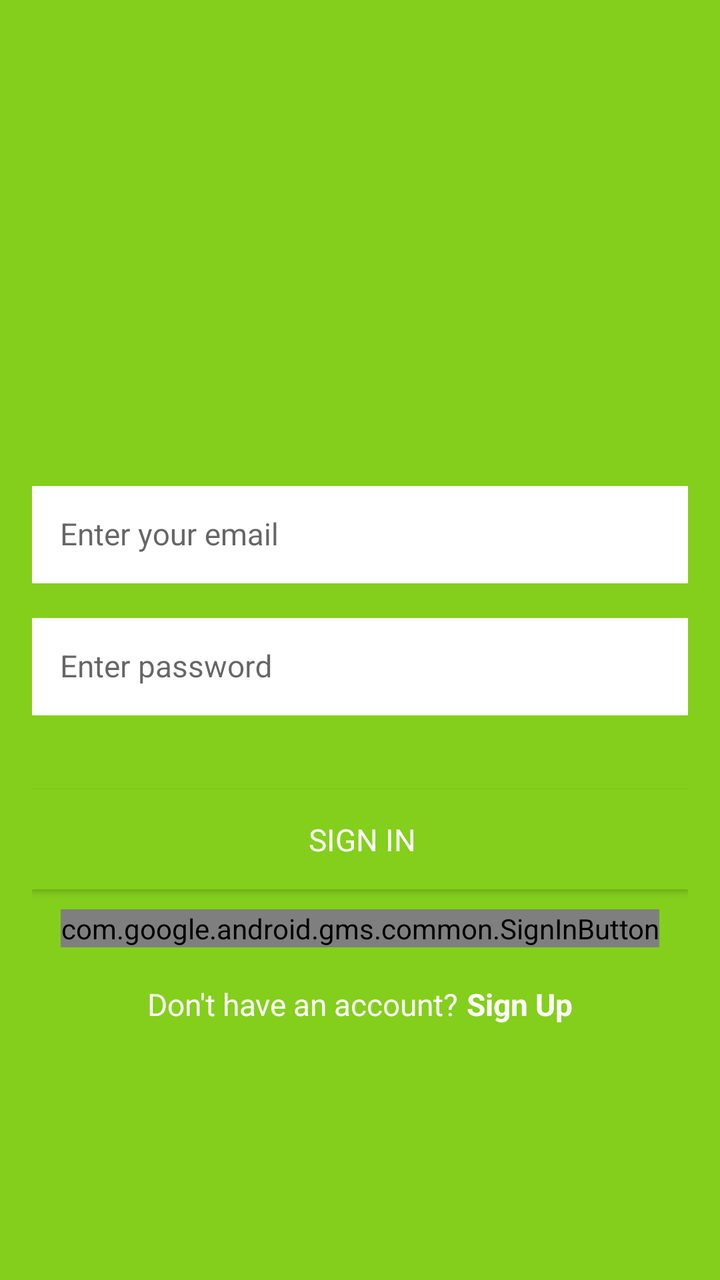
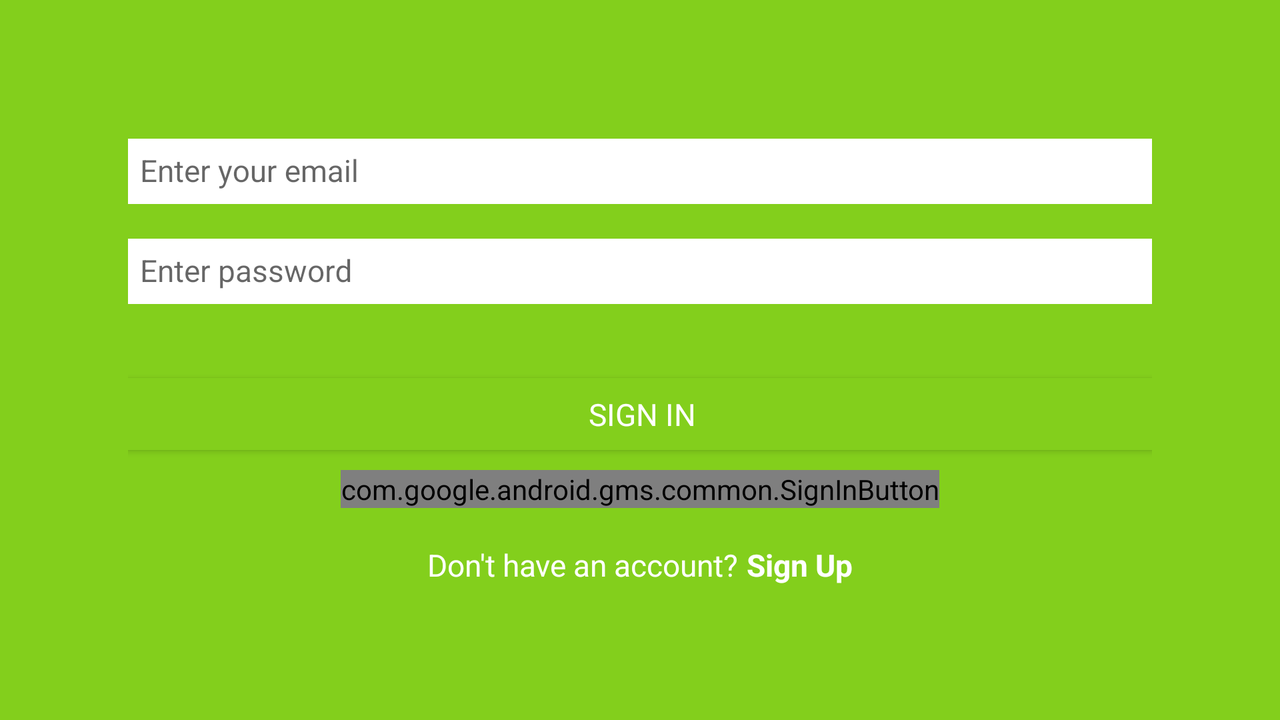

The same Android screen from two of the app's own layout files: first res/layout/ as a phone draws it, then the repository's variant for another configuration, drawn on a device whose configuration selects that folder. Both files follow.
<!-- AndroidManifest.xml: application theme AppTheme -->
<!-- res/layout/activity_login.xml -->
<ScrollView xmlns:android="http://schemas.android.com/apk/res/android"
    xmlns:app="http://schemas.android.com/apk/res-auto"
    xmlns:tools="http://schemas.android.com/tools"
    android:layout_width="match_parent"
    android:layout_height="match_parent"
    android:fillViewport="true"
    tools:context=".ui.login.LoginActivity">

    <LinearLayout
        android:id="@+id/linear_layout_login_activity"
        android:layout_width="match_parent"
        android:layout_height="wrap_content"
        android:gravity="center"
        android:orientation="vertical"
        android:paddingBottom="@dimen/activity_vertical_margin"
        android:paddingLeft="@dimen/activity_horizontal_margin"
        android:paddingRight="@dimen/activity_horizontal_margin"
        android:paddingTop="@dimen/activity_vertical_margin">

        <LinearLayout
            android:layout_width="0px"
            android:layout_height="0px"
            android:focusable="true"
            android:focusableInTouchMode="true" />

        <ImageView
            android:id="@+id/iv_logo_image"
            android:layout_width="@dimen/logo_image_size"
            android:layout_height="@dimen/logo_image_size"
            android:layout_marginBottom="@dimen/lists_title_bottom_margin"
            android:contentDescription="@string/image_view_logo_image"
            android:src="@drawable/ic_shopping_list" />

        <android.support.design.widget.TextInputLayout
            android:id="@+id/til_email"
            android:layout_width="match_parent"
            android:layout_height="wrap_content"
            android:layout_marginBottom="@dimen/lists_title_bottom_margin"
            app:hintTextAppearance="@style/HintText">

            <EditText
                android:id="@+id/edit_text_email"
                android:layout_width="match_parent"
                android:layout_height="wrap_content"
                android:background="@android:color/white"
                android:hint="@string/hint_enter_email"
                android:inputType="textEmailAddress"
                android:nextFocusDown="@+id/edit_text_password"
                android:padding="@dimen/edit_text_padding"
                android:textColor="@color/black"
                android:textColorHint="@color/dark_grey"
                android:textSize="@dimen/login_buttons_text_size" />
        </android.support.design.widget.TextInputLayout>

        <android.support.design.widget.TextInputLayout
            android:id="@+id/til_password"
            android:layout_width="match_parent"
            android:layout_height="wrap_content"
            android:layout_marginBottom="@dimen/margin_normal"
            app:hintTextAppearance="@style/HintText">

            <EditText
                android:id="@+id/edit_text_password"
                android:layout_width="match_parent"
                android:layout_height="wrap_content"
                android:background="@android:color/white"
                android:hint="@string/hint_enter_password"
                android:imeOptions="actionDone"
                android:inputType="textPassword"
                android:padding="@dimen/edit_text_padding"
                android:textColor="@color/black"
                android:textColorHint="@color/dark_grey"
                android:textSize="@dimen/login_buttons_text_size" />
        </android.support.design.widget.TextInputLayout>

        <Button
            android:id="@+id/login_with_password"
            style="@style/Widget.Udacity.Button.Login"
            android:layout_width="match_parent"
            android:layout_height="@dimen/input_field_height"
            android:layout_marginBottom="@dimen/lv_header_text_size"
            android:background="@color/colorPrimary"
            android:onClick="onSignInPressed"
            android:text="@string/button_signin_with_password"
            android:textColor="@android:color/white" />

        <com.google.android.gms.common.SignInButton
            android:id="@+id/login_with_google"
            android:layout_width="wrap_content"
            android:layout_height="wrap_content" />

        <LinearLayout
            android:layout_width="match_parent"
            android:layout_height="wrap_content"
            android:layout_marginTop="@dimen/margin_small"
            android:gravity="center"
            android:orientation="horizontal">

            <TextView
                android:id="@+id/tv_dont_have_account"
                style="@style/LoginCreateText"
                android:layout_width="wrap_content"
                android:layout_height="wrap_content"
                android:text="@string/text_dont_have_account" />

            <TextView
                android:id="@+id/tv_sign_up"
                style="@style/LoginCreateTextButton"
                android:layout_width="wrap_content"
                android:layout_height="wrap_content"
                android:onClick="onSignUpPressed"
                android:text="@string/button_create_account" />
        </LinearLayout>
    </LinearLayout>

</ScrollView>
<!-- resources referenced by this layout -->
<resources>
  <color name="black">#616161</color>
  <color name="colorPrimary">#83CF1C</color>
  <color name="dark_grey">#AEAEAE</color>
  <dimen name="activity_horizontal_margin">16dp</dimen>
  <dimen name="activity_vertical_margin">16dp</dimen>
  <dimen name="edit_text_padding">14dp</dimen>
  <dimen name="input_field_height">50dp</dimen>
  <dimen name="lists_title_bottom_margin">13dp</dimen>
  <dimen name="login_buttons_text_size">15.3sp</dimen>
  <dimen name="logo_image_size">100dp</dimen>
  <dimen name="lv_header_text_size">10sp</dimen>
  <dimen name="margin_normal">37dp</dimen>
  <dimen name="margin_small">16dp</dimen>
  <string name="button_create_account">Sign Up</string>
  <string name="button_signin_with_password">SIGN IN</string>
  <string name="hint_enter_email">Enter your email</string>
  <string name="hint_enter_password">Enter password</string>
  <string name="image_view_logo_image">Logo Image</string>
  <string name="text_dont_have_account">Don\'t have an account?</string>
  <style name="HintText">
          <item name="android:textSize">0dp</item>
      </style>
  <style name="LoginCreateText">
          <item name="android:textSize">@dimen/login_buttons_text_size</item>
          <item name="android:textColor">@android:color/white</item>
          <item name="android:layout_margin">2dp</item>
      </style>
  <style name="LoginCreateTextButton">
          <item name="android:textSize">@dimen/login_buttons_text_size</item>
          <item name="android:textStyle">bold</item>
          <item name="android:textColor">@android:color/white</item>
          <item name="android:layout_margin">2dp</item>
          <item name="android:clickable">true</item>
      </style>
  <style name="Widget.Udacity.Button.Login" parent="android:Widget.Button">
          <item name="android:paddingLeft">18dp</item>
          <item name="android:paddingRight">16dp</item>
          <item name="android:textSize">@dimen/login_buttons_text_size</item>
          <item name="android:layout_gravity">center</item>
      </style>
  <style name="AppTheme" parent="AppTheme.Base">
      </style>
  <style name="AppTheme.Base" parent="Theme.AppCompat.Light.NoActionBar">
          <item name="colorPrimary">@color/colorPrimary</item>
          <item name="colorPrimaryDark">@color/colorPrimaryDark</item>
          <item name="colorAccent">@color/dark_green</item>
          <item name="android:colorBackground">@color/colorPrimary</item>
          <item name="android:textColorPrimary">@android:color/white</item>
          <item name="android:textColorSecondary">#fcfcfc</item>
      </style>
  <color name="colorPrimaryDark">#5AB831</color>
  <color name="dark_green">#388E3C</color>
</resources>
<!-- res/layout-land/activity_login.xml (the repository's variant of the layout above) -->
<!-- drawn on the phone turned sideways -->
<ScrollView xmlns:android="http://schemas.android.com/apk/res/android"
    xmlns:app="http://schemas.android.com/apk/res-auto"
    xmlns:tools="http://schemas.android.com/tools"
    android:layout_width="match_parent"
    android:layout_height="match_parent"
    android:fillViewport="true"
    tools:context=".ui.login.LoginActivity">

    <LinearLayout
        android:id="@+id/linear_layout_login_activity"
        android:layout_width="match_parent"
        android:layout_height="wrap_content"
        android:gravity="center"
        android:orientation="vertical"
        android:paddingBottom="@dimen/activity_vertical_margin"
        android:paddingLeft="@dimen/activity_horizontal_margin_land"
        android:paddingRight="@dimen/activity_horizontal_margin_land"
        android:paddingTop="@dimen/activity_vertical_margin">

        <LinearLayout
            android:layout_width="0px"
            android:layout_height="0px"
            android:focusable="true"
            android:focusableInTouchMode="true" />

        <android.support.design.widget.TextInputLayout
            android:id="@+id/til_email"
            android:layout_width="match_parent"
            android:layout_height="wrap_content"
            android:layout_marginBottom="@dimen/lists_title_bottom_margin"
            app:hintTextAppearance="@style/HintText">

            <EditText
                android:id="@+id/edit_text_email"
                android:layout_width="match_parent"
                android:layout_height="wrap_content"
                android:background="@android:color/white"
                android:hint="@string/hint_enter_email"
                android:imeOptions="flagNoExtractUi"
                android:inputType="textEmailAddress"
                android:nextFocusDown="@+id/edit_text_password"
                android:padding="@dimen/edit_text_padding_land"
                android:textColor="@color/black"
                android:textColorHint="@color/dark_grey"
                android:textSize="@dimen/login_buttons_text_size" />
        </android.support.design.widget.TextInputLayout>

        <android.support.design.widget.TextInputLayout
            android:id="@+id/til_password"
            android:layout_width="match_parent"
            android:layout_height="wrap_content"
            android:layout_marginBottom="@dimen/margin_normal"
            app:hintTextAppearance="@style/HintText">

            <EditText
                android:id="@+id/edit_text_password"
                android:layout_width="match_parent"
                android:layout_height="wrap_content"
                android:background="@android:color/white"
                android:hint="@string/hint_enter_password"
                android:imeOptions="actionDone|flagNoExtractUi"
                android:inputType="textPassword"
                android:padding="@dimen/edit_text_padding_land"
                android:textColor="@color/black"
                android:textColorHint="@color/dark_grey"
                android:textSize="@dimen/login_buttons_text_size" />
        </android.support.design.widget.TextInputLayout>

        <Button
            android:id="@+id/login_with_password"
            style="@style/Widget.Udacity.Button.Login"
            android:layout_width="match_parent"
            android:layout_height="@dimen/input_field_height_land"
            android:layout_marginBottom="@dimen/lv_header_text_size"
            android:background="@color/colorPrimary"
            android:onClick="onSignInPressed"
            android:text="@string/button_signin_with_password"
            android:textColor="@android:color/white" />

        <com.google.android.gms.common.SignInButton
            android:id="@+id/login_with_google"
            android:layout_width="wrap_content"
            android:layout_height="wrap_content" />

        <LinearLayout
            android:layout_width="match_parent"
            android:layout_height="wrap_content"
            android:layout_marginTop="@dimen/margin_small"
            android:gravity="center"
            android:orientation="horizontal">

            <TextView
                android:id="@+id/tv_dont_have_account"
                style="@style/LoginCreateText"
                android:layout_width="wrap_content"
                android:layout_height="wrap_content"
                android:text="@string/text_dont_have_account" />

            <TextView
                android:id="@+id/tv_sign_up"
                style="@style/LoginCreateTextButton"
                android:layout_width="wrap_content"
                android:layout_height="wrap_content"
                android:onClick="onSignUpPressed"
                android:text="@string/button_create_account" />
        </LinearLayout>
    </LinearLayout>

</ScrollView>
<!-- resources referenced by the variant -->
<!-- as the phone turned sideways resolves them -->
<resources>
  <color name="black">#616161</color>
  <color name="colorPrimary">#83CF1C</color>
  <color name="dark_grey">#AEAEAE</color>
  <dimen name="activity_horizontal_margin_land">64dp</dimen>
  <dimen name="activity_vertical_margin">16dp</dimen>
  <dimen name="edit_text_padding_land">6dp</dimen>
  <dimen name="input_field_height_land">36dp</dimen>
  <dimen name="lists_title_bottom_margin">13dp</dimen>
  <dimen name="login_buttons_text_size">15.3sp</dimen>
  <dimen name="lv_header_text_size">10sp</dimen>
  <dimen name="margin_normal">37dp</dimen>
  <dimen name="margin_small">16dp</dimen>
  <string name="button_create_account">Sign Up</string>
  <string name="button_signin_with_password">SIGN IN</string>
  <string name="hint_enter_email">Enter your email</string>
  <string name="hint_enter_password">Enter password</string>
  <string name="text_dont_have_account">Don\'t have an account?</string>
  <style name="HintText">
          <item name="android:textSize">0dp</item>
      </style>
  <style name="LoginCreateText">
          <item name="android:textSize">@dimen/login_buttons_text_size</item>
          <item name="android:textColor">@android:color/white</item>
          <item name="android:layout_margin">2dp</item>
      </style>
  <style name="LoginCreateTextButton">
          <item name="android:textSize">@dimen/login_buttons_text_size</item>
          <item name="android:textStyle">bold</item>
          <item name="android:textColor">@android:color/white</item>
          <item name="android:layout_margin">2dp</item>
          <item name="android:clickable">true</item>
      </style>
  <style name="Widget.Udacity.Button.Login" parent="android:Widget.Button">
          <item name="android:paddingLeft">18dp</item>
          <item name="android:paddingRight">16dp</item>
          <item name="android:textSize">@dimen/login_buttons_text_size</item>
          <item name="android:layout_gravity">center</item>
      </style>
  <style name="AppTheme" parent="AppTheme.Base">
      </style>
  <style name="AppTheme.Base" parent="Theme.AppCompat.Light.NoActionBar">
          <item name="colorPrimary">@color/colorPrimary</item>
          <item name="colorPrimaryDark">@color/colorPrimaryDark</item>
          <item name="colorAccent">@color/dark_green</item>
          <item name="android:colorBackground">@color/colorPrimary</item>
          <item name="android:textColorPrimary">@android:color/white</item>
          <item name="android:textColorSecondary">#fcfcfc</item>
      </style>
  <color name="colorPrimaryDark">#5AB831</color>
  <color name="dark_green">#388E3C</color>
</resources>
